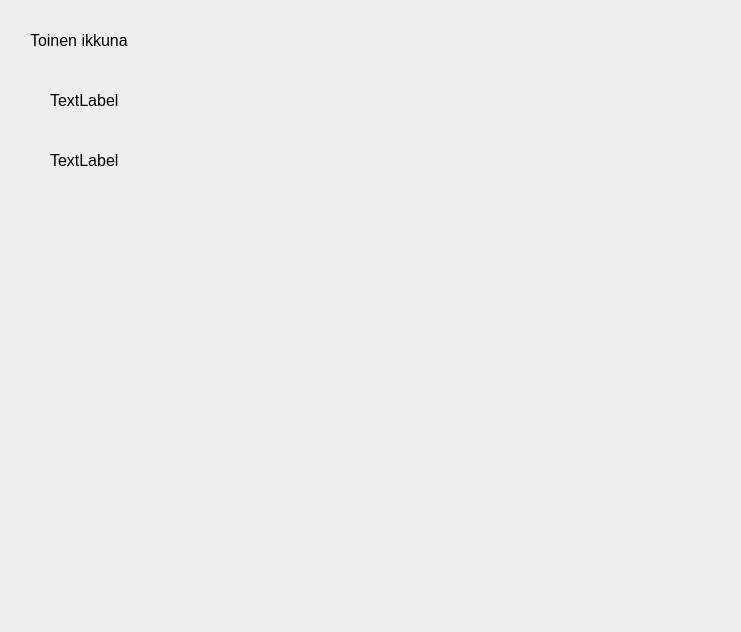
<?xml version="1.0" encoding="UTF-8"?>
<ui version="4.0">
 <class>Form2</class>
 <widget class="QDialog" name="Form2">
  <property name="geometry">
   <rect>
    <x>0</x>
    <y>0</y>
    <width>741</width>
    <height>632</height>
   </rect>
  </property>
  <property name="windowTitle">
   <string>Dialog</string>
  </property>
  <widget class="QLabel" name="label">
   <property name="geometry">
    <rect>
     <x>30</x>
     <y>10</y>
     <width>381</width>
     <height>61</height>
    </rect>
   </property>
   <property name="font">
    <font>
     <pointsize>12</pointsize>
    </font>
   </property>
   <property name="text">
    <string>Toinen ikkuna</string>
   </property>
  </widget>
  <widget class="QLabel" name="labelEtunimi">
   <property name="geometry">
    <rect>
     <x>50</x>
     <y>80</y>
     <width>171</width>
     <height>41</height>
    </rect>
   </property>
   <property name="font">
    <font>
     <pointsize>12</pointsize>
    </font>
   </property>
   <property name="text">
    <string>TextLabel</string>
   </property>
  </widget>
  <widget class="QLabel" name="labelSukunimi">
   <property name="geometry">
    <rect>
     <x>50</x>
     <y>140</y>
     <width>171</width>
     <height>41</height>
    </rect>
   </property>
   <property name="font">
    <font>
     <pointsize>12</pointsize>
    </font>
   </property>
   <property name="text">
    <string>TextLabel</string>
   </property>
  </widget>
 </widget>
 <resources/>
 <connections/>
</ui>
